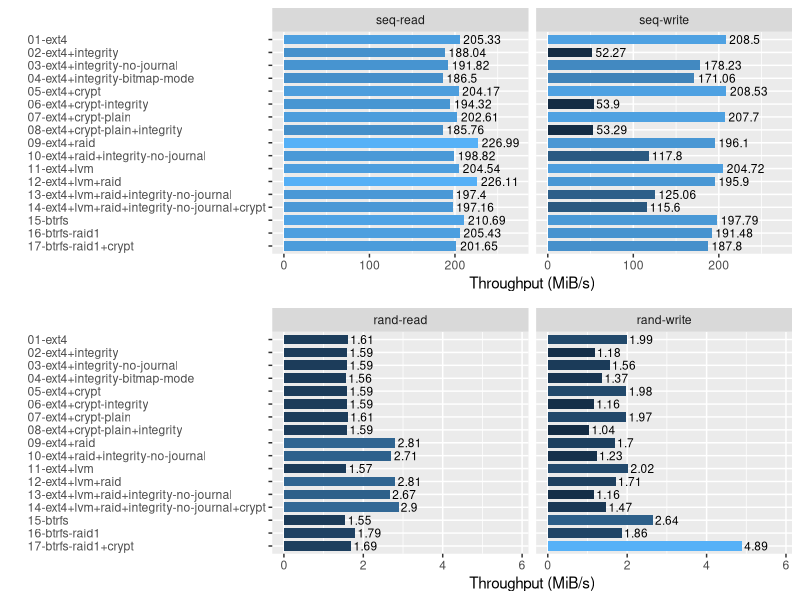

This chart was generated by the following R code:
#!/usr/bin/env Rscript

library(dplyr)
library(ggplot2)
library(gridExtra)

data <- read.csv("gen/fio.csv", header=F, col.names=c('access', 'case', 'bps', 'mibps'))

plotThroughput <- function(d) {
    ggplot(d, aes(x=mibps, xmax=max(mibps)*1.2, y=case, label=mibps, fill=mibps)) +
        geom_bar(stat='identity', width=0.75) +
        geom_text(hjust=-0.1, size=3) +
        facet_wrap(~access) +
        scale_y_discrete(limits=rev) +
        labs(x='Throughput (MiB/s)', y='') +
        theme(axis.text.y=element_text(hjust=0), legend.position="none")
}

p1 = plotThroughput(filter(data, grepl("^seq-", access)))
p2 = plotThroughput(filter(data, grepl("^rand-", access)))

a = grid.arrange(p1, p2)
ggsave("gen/fio.svg", a, width=8, height=8, dpi=300)
